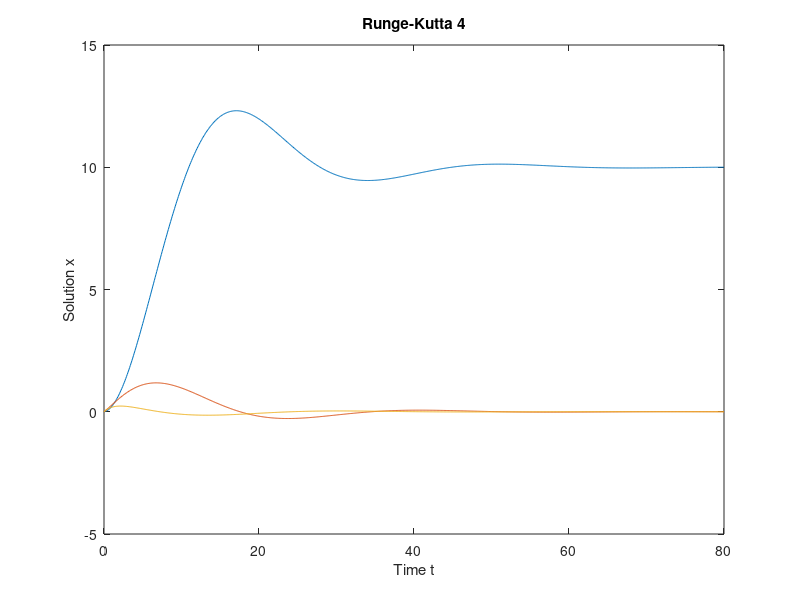
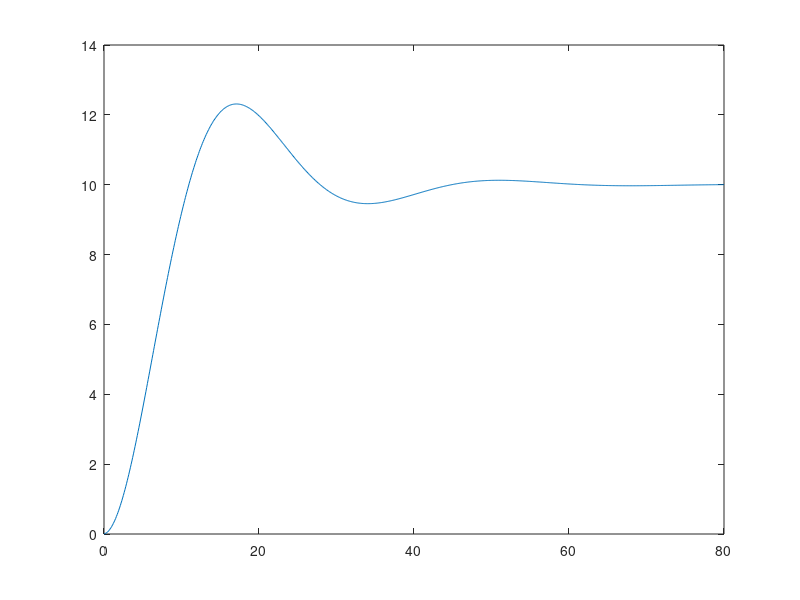
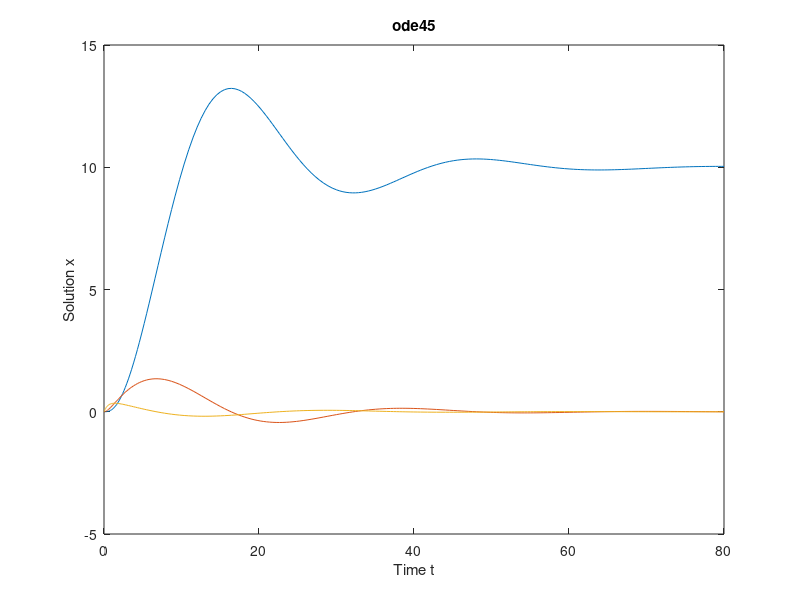
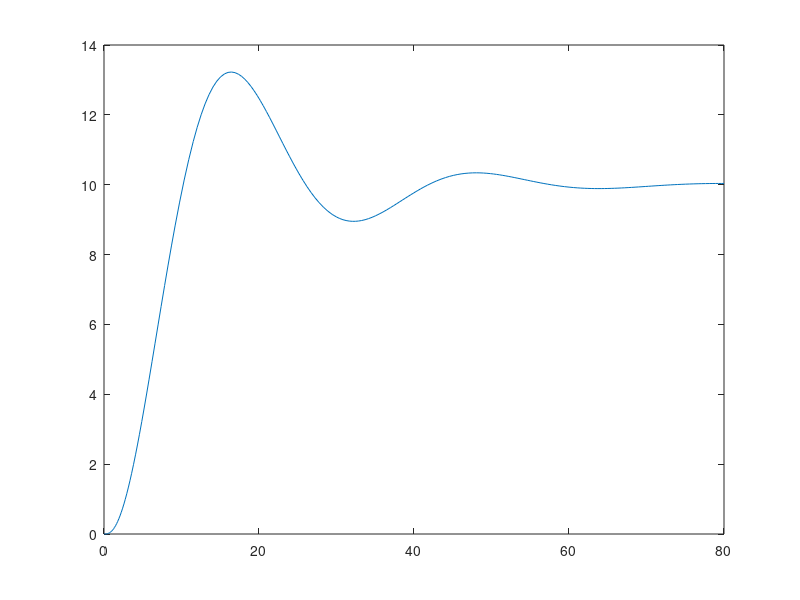

Reproduce these figures in MATLAB, in order.
function main
clc; clear all;
%f=5*y'''(t)+9.7*y''(t)+1.5*y'(t)+0.4*y(t)=4 
E = [1 0 0; 0 1 0; 0 0 1];
A = [0 1 0; 0 0 1; -0.08 -0.3 -1.94];
B = [0; 0; 0.2];
u = 4;
X0 = [0; 0; 0];
h = 0.1; %0.00001;
N = 80/h;

%расчет X1
eil_Xk_plus_1 = eiler_with_E(h, X0, B, u, E, A);
X1=eil_Xk_plus_1; 

n = floor(N) %округление в меньшую сторону
a{1} = X0;
a{2} = X1;
delta = 0;

for i=3:N  
    Xk = a{i-1};
    Xk_m_1 = a{i-2};
    Xk_p_1 = adams_bashfort_2_with_E(h, Xk, Xk_m_1, B, u, E, A)
    a{i} = Xk_p_1;
    
    delta = delta + (a{i}-a{i-1});
    i=i+h;
end
delta_mid = abs(delta/(N-1))

%------------------------------------------- Runge-Kutta 4
tspan = [0 80];
t = 0:h:80;
n = numel(t);
x = zeros(3, n);
x(:, 1) = [0; 0; 0];
y(:, 1) = [0;0;0];

f = @(t,y) myf_v2(t,y,A,B,u);
t(1) = 0;
 for j = 1:(n-1)
   k1 = f( t(j), y(:, j) );
   k2 = f( t(j) + h/2, y(:, j) + k1/2 );
   k3 = f( t(j) + h/2, y(:, j) + k2/2 );
   k4 = f( t(j) + h, y(:, j) + k3 );
   y(:, j+1) = y(:, j) + h*(k1 + 2*k2 + 2*k3 + k4)/6;
   t(j+1)=t(j)+h;
 end
figure(1)
plot(t, y)
title('Runge-Kutta 4')
xlabel('Time t');
ylabel('Solution x');
%извлечение зависимости с 1й линией
Y1 = y(1,:);
figure(2)
plot(t, Y1)
%------------------------------------------- ode45
tspan = [0 80];
f = @(t,x) myf_v2(t,x,A,B,u);
[t,x] = ode45(f, tspan, X0);
figure(3)
plot(t, x)
title('ode45')
xlabel('Time t');
ylabel('Solution x');
%извлечение зависимости с 1й линией
S = [t,x];
S1 = S(:,1);
S2 = S(:,2);
figure(4)
plot(S1, S2)
end

function eil_Xk_plus_1=eiler_with_E(h, Xk, B, u, E, A)
eil_Xk_plus_1 = (E + h*A)*Xk + h*B*u;
end

function Xk_p_1=adams_bashfort_2_with_E(h, Xk, Xk_m_1, B, u, E, A)
Xk_p_1 = (E + 1.5*h*A)*Xk + 1.5*h*B*u - 0.5*h*A*Xk_m_1 - 0.5*h*B*u;
end

function dxdt = myf(~,x,A,B,u)
dxdt = A*x + B*u;
end

function dxdt = myf_v2(~,X,A,B,u)
dxdt = zeros(3,1);
dxdt(1) = X(2);
dxdt(2) = X(3);
dxdt(3) = -1.94*X(3)-0.3*X(2)-0.08*X(1)+0.8; 
end
